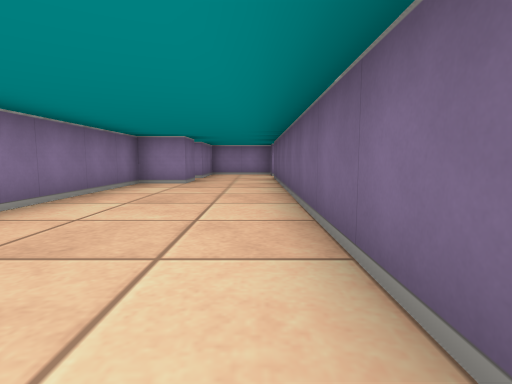
[1] (above)

24 first-person views from a walk through a cub3D maze. The camera is about half as high as the walls, tilts 6° down and sees 80° across. The floor is counted in squares. Each view is taken from the middle of a square. On the plan, view 1 faces up. The plan holds only what a view shows up to about 9 squares ahead; the rest is blank.

[2]
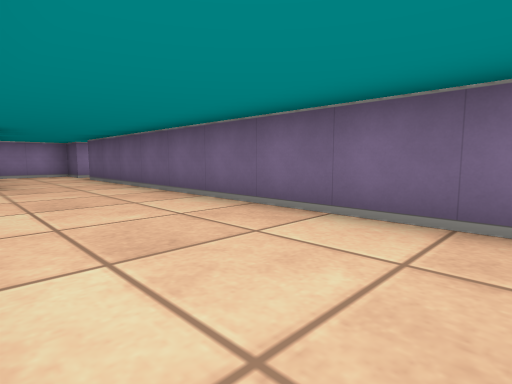

[3]
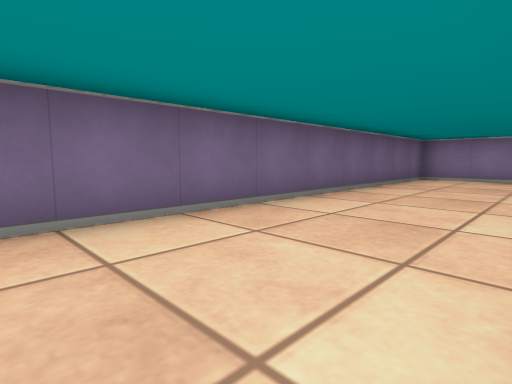

[4]
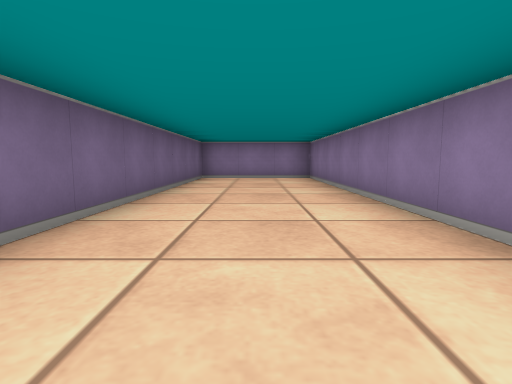

[5]
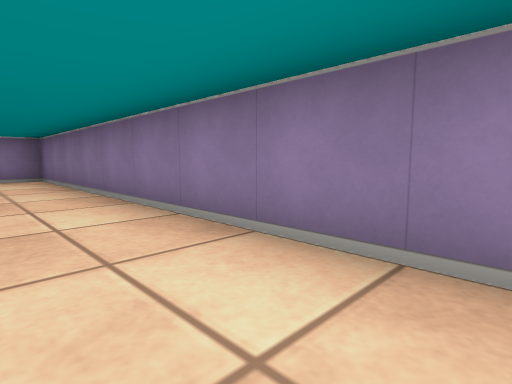

[6]
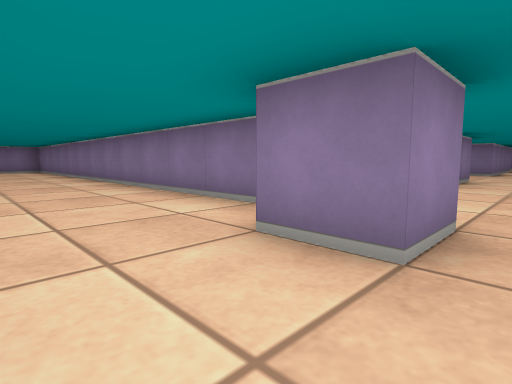

[7]
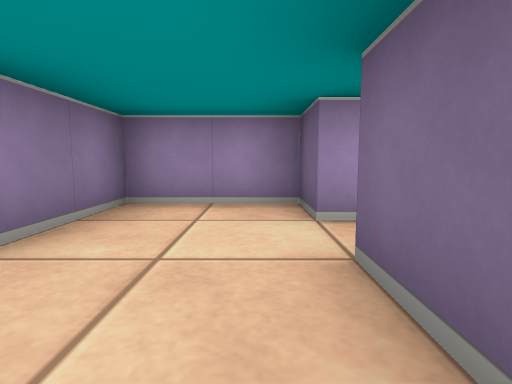

[8]
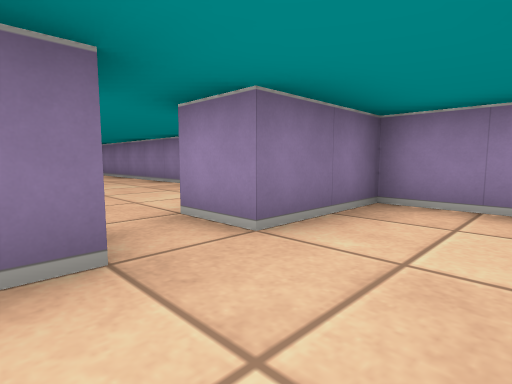

[9]
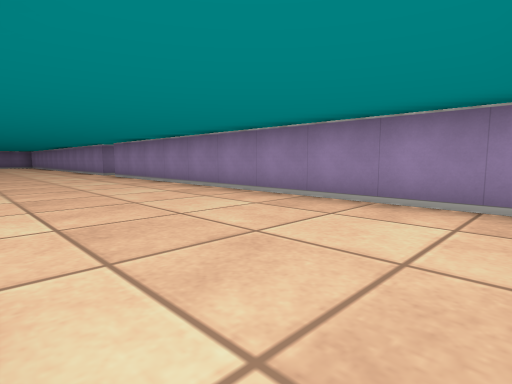

[10]
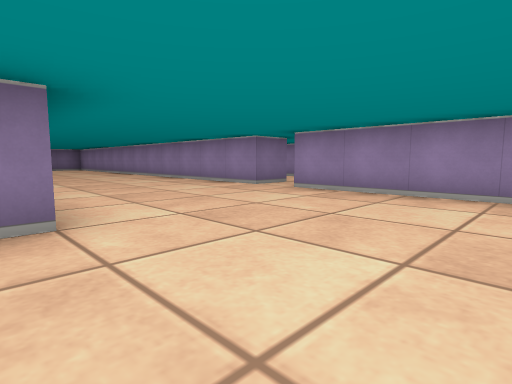

[11]
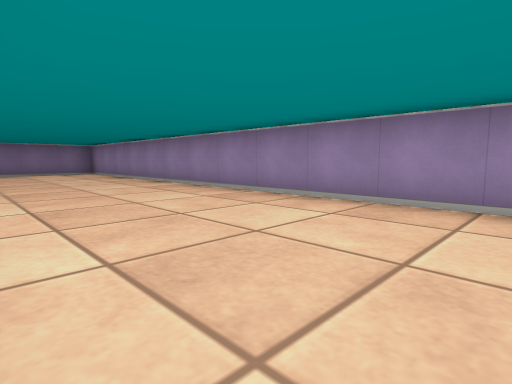

[12]
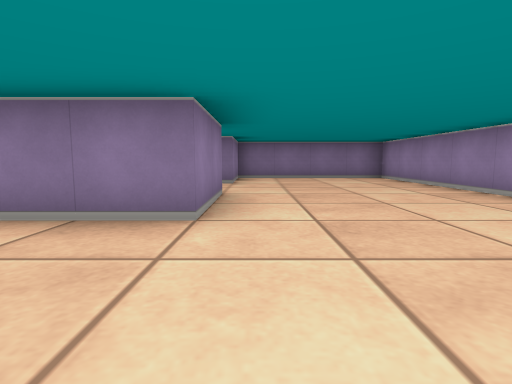

[13]
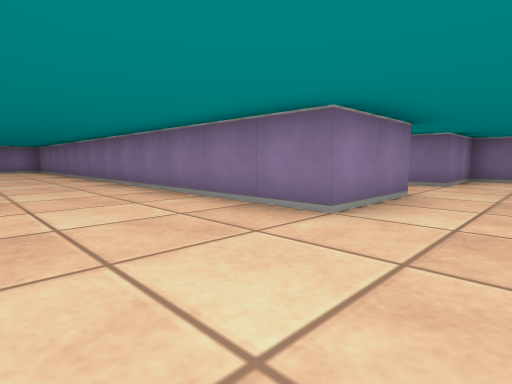

[14]
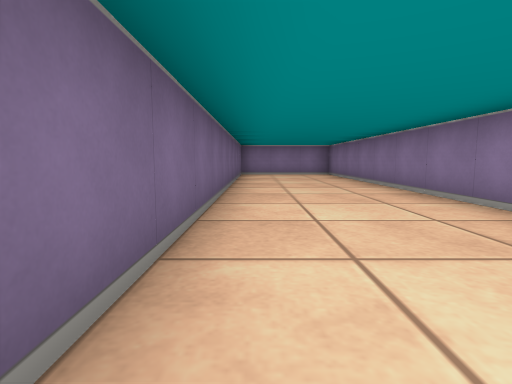

[15]
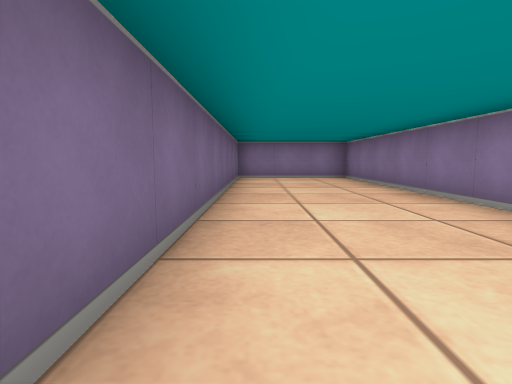

[16]
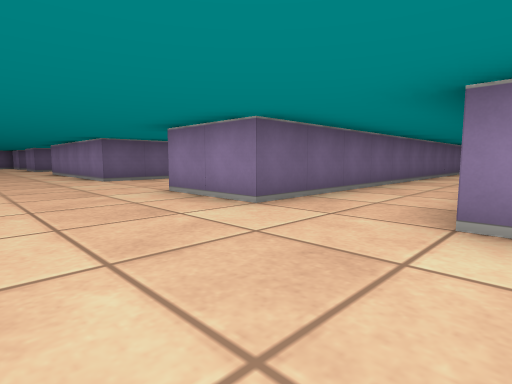

[17]
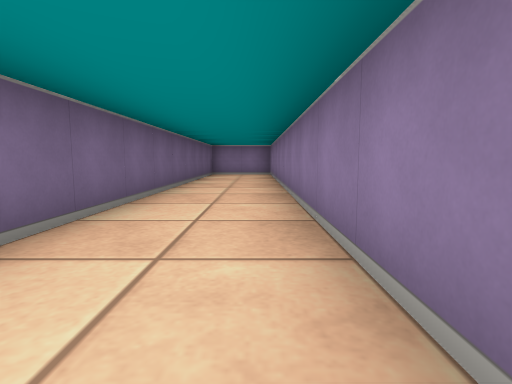

[18]
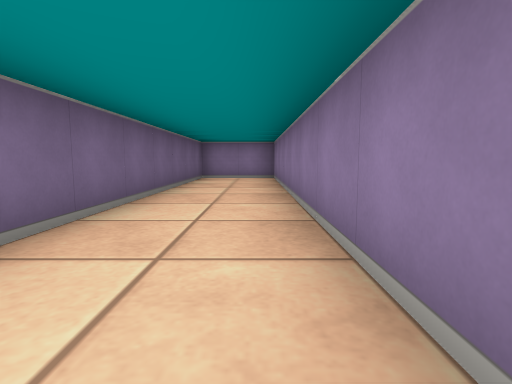

[19]
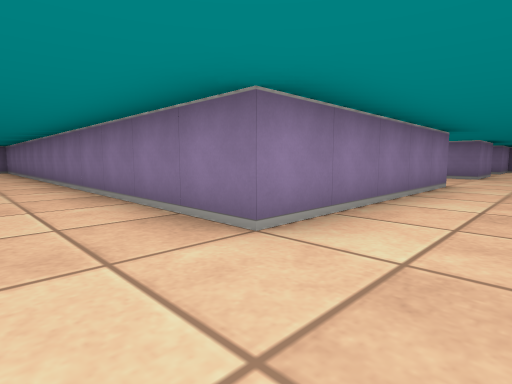

[20]
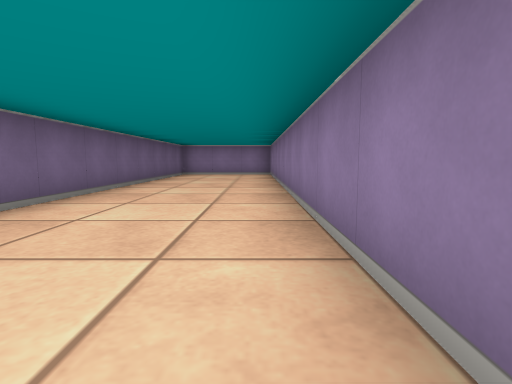

[21]
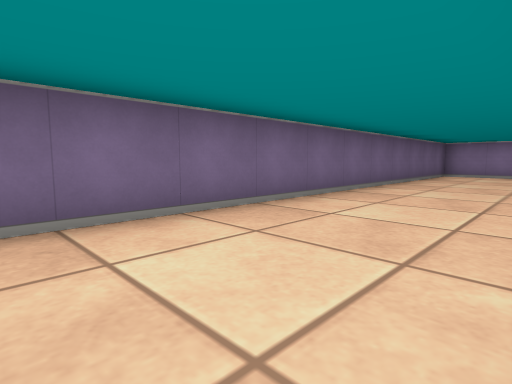

[22]
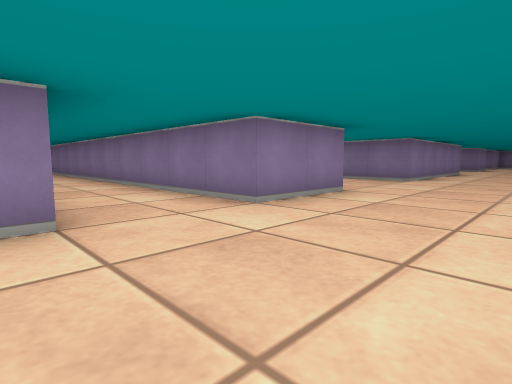

[23]
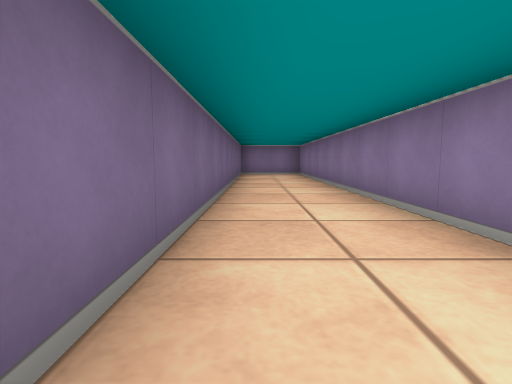

[24]
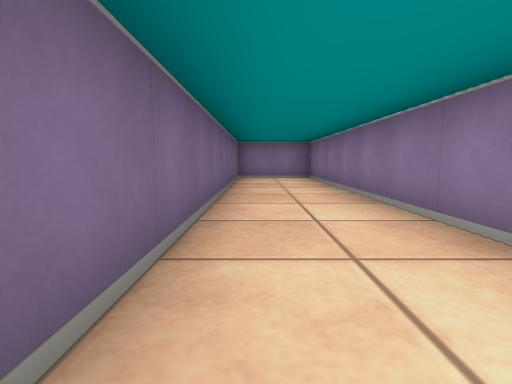

### Floor plan
Points are (right, up) in squares from view 1. A wall is a line through its corners. A room is listed if a view was taken in it or the views show most of it. See-through windows are left out.
Room 1 (views 1, 2, 3, 4, 5, 6, 7, 8)
walls: (-1.5, 7.5) (-1.5, 6.5) (-2.5, 6.5) (-2.5, -6.5) (0.5, -6.5) (0.5, 8.5); (0.5, 9.5) (0.5, 10.5) (-1.5, 10.5) (-1.5, 8.5)
ways out: opening at (-2, 8) to room 2; opening at (1, 9)
Room 2 (views 9, 10, 11, 12, 13, 14, 15, 16, 17, 18, 19, 20, 21, 22, 23, 24)
walls: (-8.6, 6.5) (-6.5, 6.5) (-6.5, -6.5) (-4.5, -6.5); (-4.6, 6.5) (-4.1, 6.5); (-13.5, 10.5) (-25.5, 10.5) (-25.5, 6.5) (-23.5, 6.5) (-23.5, 5.8); (-2.6, 7.5) (-1.5, 7.5); (-3.2, 10.5) (-12.5, 10.5); (-1.5, 8.5) (-2.5, 8.5); (-10.1, -6.5) (-8.5, -6.5) (-8.5, 3.9); (-16.5, -6.2) (-16.5, 6.5) (-11.5, 6.5) (-11.5, -5); (-4.5, -6.2) (-4.5, 3.5); (-23.5, 3.5) (-23.5, -6.5) (-21.5, -6.5) (-21.5, 6.5) (-19.5, 6.5) (-19.5, -6.5) (-16.5, -6.5)
ways out: opening at (-2, 8) to room 1; opening at (-13, 11)

Where each view was taken, in squares from view 1:
view 1: 0 up, 0 right, facing up
view 2: 0 up, 2 left, facing up-right
view 3: 2 up, 2 left, facing down-right
view 4: 2 up, 1 left, facing down
view 5: 2 up, 1 left, facing down-left
view 6: 8 up, 0 right, facing down-left
view 7: 7 up, 0 right, facing up
view 8: 7 up, 0 right, facing up-left
view 9: 7 up, 3 left, facing up-left
view 10: 6 up, 9 left, facing up-left
view 11: 7 up, 14 left, facing up-left
view 12: 7 up, 17 left, facing left
view 13: 8 up, 17 left, facing down-left
view 14: 4 up, 17 left, facing down
view 15: 2 up, 17 left, facing down
view 16: 9 up, 24 left, facing down-right
view 17: 4 up, 23 left, facing down
view 18: 2 up, 23 left, facing down
view 19: 8 up, 10 left, facing down-left
view 20: 4 up, 11 left, facing down
view 21: 4 up, 11 left, facing down-right
view 22: 9 up, 4 left, facing down-left
view 23: 4 up, 5 left, facing down
view 24: 2 up, 5 left, facing down
